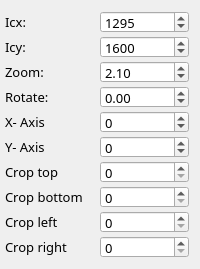
            <widget class="QFrame" name="frame_controller_6">
             <layout class="QGridLayout" name="gridLayout_13">
              <property name="leftMargin">
               <number>5</number>
              </property>
              <property name="horizontalSpacing">
               <number>5</number>
              </property>
              <property name="verticalSpacing">
               <number>3</number>
              </property>
              <item row="4" column="0">
               <widget class="QLabel" name="label_101">
                <property name="enabled">
                 <bool>true</bool>
                </property>
                <property name="font">
                 <font>
                  <family>Sans Serif</family>
                  <pointsize>10</pointsize>
                 </font>
                </property>
                <property name="text">
                 <string>X- Axis</string>
                </property>
               </widget>
              </item>
              <item row="1" column="1">
               <widget class="QSpinBox" name="val_icy_image_6">
                <property name="enabled">
                 <bool>true</bool>
                </property>
                <property name="minimumSize">
                 <size>
                  <width>60</width>
                  <height>0</height>
                 </size>
                </property>
                <property name="maximumSize">
                 <size>
                  <width>16777215</width>
                  <height>22</height>
                 </size>
                </property>
                <property name="font">
                 <font>
                  <family>Sans Serif</family>
                  <pointsize>10</pointsize>
                 </font>
                </property>
                <property name="maximum">
                 <number>4000</number>
                </property>
                <property name="value">
                 <number>1600</number>
                </property>
               </widget>
              </item>
              <item row="7" column="1">
               <widget class="QSpinBox" name="val_crop_bottom_image_6">
                <property name="minimumSize">
                 <size>
                  <width>60</width>
                  <height>0</height>
                 </size>
                </property>
                <property name="maximumSize">
                 <size>
                  <width>16777215</width>
                  <height>22</height>
                 </size>
                </property>
                <property name="font">
                 <font>
                  <family>Sans Serif</family>
                  <pointsize>10</pointsize>
                 </font>
                </property>
                <property name="maximum">
                 <number>2500</number>
                </property>
                <property name="value">
                 <number>0</number>
                </property>
               </widget>
              </item>
              <item row="3" column="0">
               <widget class="QLabel" name="label_24">
                <property name="minimumSize">
                 <size>
                  <width>60</width>
                  <height>0</height>
                 </size>
                </property>
                <property name="font">
                 <font>
                  <family>Sans Serif</family>
                  <pointsize>10</pointsize>
                 </font>
                </property>
                <property name="text">
                 <string>Rotate: </string>
                </property>
               </widget>
              </item>
              <item row="2" column="1">
               <widget class="QDoubleSpinBox" name="val_zoom_image_6">
                <property name="minimumSize">
                 <size>
                  <width>60</width>
                  <height>0</height>
                 </size>
                </property>
                <property name="maximumSize">
                 <size>
                  <width>16777215</width>
                  <height>22</height>
                 </size>
                </property>
                <property name="font">
                 <font>
                  <family>Sans Serif</family>
                  <pointsize>10</pointsize>
                 </font>
                </property>
                <property name="decimals">
                 <number>2</number>
                </property>
                <property name="minimum">
                 <double>1.000000000000000</double>
                </property>
                <property name="maximum">
                 <double>14.000000000000000</double>
                </property>
                <property name="singleStep">
                 <double>0.050000000000000</double>
                </property>
                <property name="value">
                 <double>2.100000000000000</double>
                </property>
               </widget>
              </item>
              <item row="8" column="0">
               <widget class="QLabel" name="label_81">
                <property name="font">
                 <font>
                  <family>Sans Serif</family>
                  <pointsize>10</pointsize>
                 </font>
                </property>
                <property name="text">
                 <string>Crop left</string>
                </property>
               </widget>
              </item>
              <item row="0" column="1">
               <widget class="QSpinBox" name="val_icx_image_6">
                <property name="enabled">
                 <bool>true</bool>
                </property>
                <property name="minimumSize">
                 <size>
                  <width>60</width>
                  <height>0</height>
                 </size>
                </property>
                <property name="maximumSize">
                 <size>
                  <width>16777215</width>
                  <height>22</height>
                 </size>
                </property>
                <property name="font">
                 <font>
                  <family>Sans Serif</family>
                  <pointsize>10</pointsize>
                 </font>
                </property>
                <property name="maximum">
                 <number>4000</number>
                </property>
                <property name="value">
                 <number>1295</number>
                </property>
               </widget>
              </item>
              <item row="3" column="1">
               <widget class="QDoubleSpinBox" name="val_rotate_image_6">
                <property name="enabled">
                 <bool>true</bool>
                </property>
                <property name="minimumSize">
                 <size>
                  <width>50</width>
                  <height>0</height>
                 </size>
                </property>
                <property name="maximumSize">
                 <size>
                  <width>16777215</width>
                  <height>22</height>
                 </size>
                </property>
                <property name="font">
                 <font>
                  <family>Sans Serif</family>
                  <pointsize>10</pointsize>
                 </font>
                </property>
                <property name="minimum">
                 <double>-180.000000000000000</double>
                </property>
                <property name="maximum">
                 <double>180.000000000000000</double>
                </property>
                <property name="singleStep">
                 <double>0.100000000000000</double>
                </property>
               </widget>
              </item>
              <item row="4" column="1">
               <widget class="QSpinBox" name="val_coordinate_x_image_6">
                <property name="enabled">
                 <bool>true</bool>
                </property>
                <property name="minimumSize">
                 <size>
                  <width>50</width>
                  <height>0</height>
                 </size>
                </property>
                <property name="maximumSize">
                 <size>
                  <width>16777215</width>
                  <height>22</height>
                 </size>
                </property>
                <property name="font">
                 <font>
                  <family>Sans Serif</family>
                  <pointsize>10</pointsize>
                 </font>
                </property>
                <property name="minimum">
                 <number>-10000</number>
                </property>
                <property name="maximum">
                 <number>10000</number>
                </property>
                <property name="value">
                 <number>0</number>
                </property>
               </widget>
              </item>
              <item row="5" column="0">
               <widget class="QLabel" name="label_96">
                <property name="enabled">
                 <bool>true</bool>
                </property>
                <property name="font">
                 <font>
                  <family>Sans Serif</family>
                  <pointsize>10</pointsize>
                 </font>
                </property>
                <property name="text">
                 <string>Y- Axis</string>
                </property>
               </widget>
              </item>
              <item row="0" column="0">
               <widget class="QLabel" name="label_102">
                <property name="minimumSize">
                 <size>
                  <width>60</width>
                  <height>0</height>
                 </size>
                </property>
                <property name="font">
                 <font>
                  <family>Sans Serif</family>
                  <pointsize>10</pointsize>
                 </font>
                </property>
                <property name="text">
                 <string>Icx:</string>
                </property>
               </widget>
              </item>
              <item row="6" column="1">
               <widget class="QSpinBox" name="val_crop_top_image_6">
                <property name="minimumSize">
                 <size>
                  <width>60</width>
                  <height>0</height>
                 </size>
                </property>
                <property name="maximumSize">
                 <size>
                  <width>16777215</width>
                  <height>22</height>
                 </size>
                </property>
                <property name="font">
                 <font>
                  <family>Sans Serif</family>
                  <pointsize>10</pointsize>
                 </font>
                </property>
                <property name="maximum">
                 <number>2500</number>
                </property>
                <property name="value">
                 <number>0</number>
                </property>
               </widget>
              </item>
              <item row="2" column="0">
               <widget class="QLabel" name="label_100">
                <property name="minimumSize">
                 <size>
                  <width>80</width>
                  <height>0</height>
                 </size>
                </property>
                <property name="font">
                 <font>
                  <family>Sans Serif</family>
                  <pointsize>10</pointsize>
                 </font>
                </property>
                <property name="text">
                 <string>Zoom:</string>
                </property>
               </widget>
              </item>
              <item row="5" column="1">
               <widget class="QSpinBox" name="val_coordinate_y_image_6">
                <property name="enabled">
                 <bool>true</bool>
                </property>
                <property name="minimumSize">
                 <size>
                  <width>50</width>
                  <height>0</height>
                 </size>
                </property>
                <property name="maximumSize">
                 <size>
                  <width>16777215</width>
                  <height>22</height>
                 </size>
                </property>
                <property name="font">
                 <font>
                  <family>Sans Serif</family>
                  <pointsize>10</pointsize>
                 </font>
                </property>
                <property name="minimum">
                 <number>-10000</number>
                </property>
                <property name="maximum">
                 <number>10000</number>
                </property>
               </widget>
              </item>
              <item row="6" column="0">
               <widget class="QLabel" name="label_68">
                <property name="font">
                 <font>
                  <family>Sans Serif</family>
                  <pointsize>10</pointsize>
                 </font>
                </property>
                <property name="text">
                 <string>Crop top</string>
                </property>
               </widget>
              </item>
              <item row="1" column="0">
               <widget class="QLabel" name="label_97">
                <property name="minimumSize">
                 <size>
                  <width>60</width>
                  <height>0</height>
                 </size>
                </property>
                <property name="font">
                 <font>
                  <family>Sans Serif</family>
                  <pointsize>10</pointsize>
                 </font>
                </property>
                <property name="text">
                 <string>Icy:</string>
                </property>
               </widget>
              </item>
              <item row="7" column="0">
               <widget class="QLabel" name="label_67">
                <property name="font">
                 <font>
                  <family>Sans Serif</family>
                  <pointsize>10</pointsize>
                 </font>
                </property>
                <property name="text">
                 <string>Crop bottom</string>
                </property>
               </widget>
              </item>
              <item row="9" column="0">
               <widget class="QLabel" name="label_103">
                <property name="font">
                 <font>
                  <family>Sans Serif</family>
                  <pointsize>10</pointsize>
                 </font>
                </property>
                <property name="text">
                 <string>Crop right</string>
                </property>
               </widget>
              </item>
              <item row="8" column="1">
               <widget class="QSpinBox" name="val_crop_left_image_6">
                <property name="minimumSize">
                 <size>
                  <width>60</width>
                  <height>0</height>
                 </size>
                </property>
                <property name="maximumSize">
                 <size>
                  <width>16777215</width>
                  <height>22</height>
                 </size>
                </property>
                <property name="font">
                 <font>
                  <family>Sans Serif</family>
                  <pointsize>10</pointsize>
                 </font>
                </property>
                <property name="maximum">
                 <number>2500</number>
                </property>
                <property name="value">
                 <number>0</number>
                </property>
               </widget>
              </item>
              <item row="9" column="1">
               <widget class="QSpinBox" name="val_crop_right_image_6">
                <property name="minimumSize">
                 <size>
                  <width>60</width>
                  <height>0</height>
                 </size>
                </property>
                <property name="maximumSize">
                 <size>
                  <width>16777215</width>
                  <height>22</height>
                 </size>
                </property>
                <property name="font">
                 <font>
                  <family>Sans Serif</family>
                  <pointsize>10</pointsize>
                 </font>
                </property>
                <property name="maximum">
                 <number>2500</number>
                </property>
                <property name="value">
                 <number>0</number>
                </property>
               </widget>
              </item>
             </layout>
            </widget>
